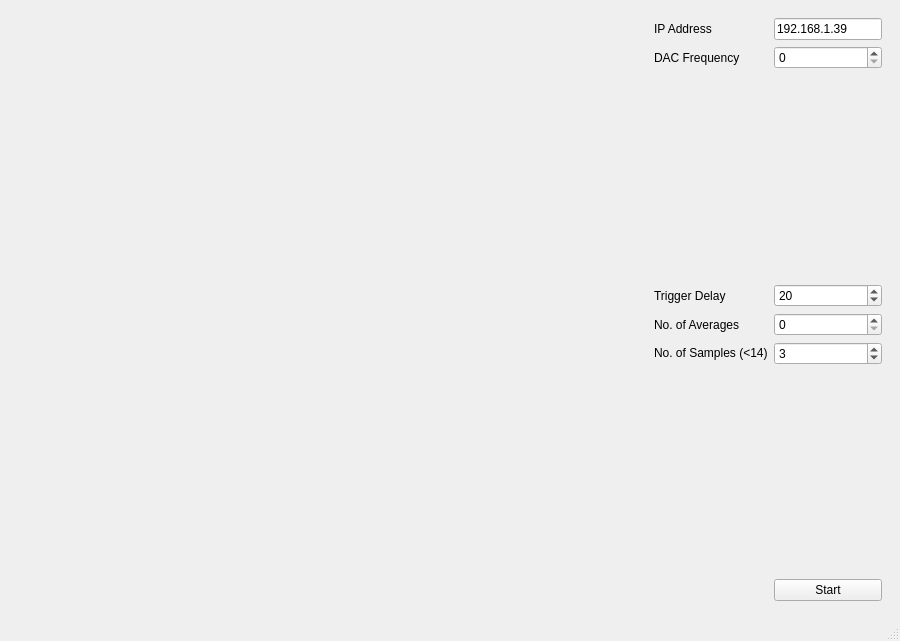
<?xml version="1.0" encoding="UTF-8"?>
<ui version="4.0">
 <class>Averager</class>
 <widget class="QMainWindow" name="Averager">
  <property name="geometry">
   <rect>
    <x>0</x>
    <y>0</y>
    <width>900</width>
    <height>641</height>
   </rect>
  </property>
  <property name="windowTitle">
   <string>MainWindow</string>
  </property>
  <widget class="QWidget" name="centralwidget">
   <property name="minimumSize">
    <size>
     <width>800</width>
     <height>600</height>
    </size>
   </property>
   <layout class="QHBoxLayout" name="horizontalLayout">
    <item>
     <widget class="QWidget" name="plotWidget" native="true">
      <property name="sizePolicy">
       <sizepolicy hsizetype="Expanding" vsizetype="Preferred">
        <horstretch>0</horstretch>
        <verstretch>0</verstretch>
       </sizepolicy>
      </property>
      <property name="minimumSize">
       <size>
        <width>0</width>
        <height>0</height>
       </size>
      </property>
      <layout class="QVBoxLayout" name="plotLayout"/>
     </widget>
    </item>
    <item>
     <widget class="QWidget" name="controlWidget" native="true">
      <property name="sizePolicy">
       <sizepolicy hsizetype="Maximum" vsizetype="Preferred">
        <horstretch>0</horstretch>
        <verstretch>0</verstretch>
       </sizepolicy>
      </property>
      <property name="minimumSize">
       <size>
        <width>200</width>
        <height>0</height>
       </size>
      </property>
      <layout class="QFormLayout" name="formLayout">
       <item row="2" column="1">
        <widget class="QSpinBox" name="txtDACF"/>
       </item>
       <item row="4" column="1">
        <widget class="QSpinBox" name="txtTD">
         <property name="value">
          <number>20</number>
         </property>
        </widget>
       </item>
       <item row="6" column="1">
        <widget class="QSpinBox" name="txtNOA"/>
       </item>
       <item row="8" column="1">
        <widget class="QSpinBox" name="txtNOS">
         <property name="value">
          <number>3</number>
         </property>
        </widget>
       </item>
       <item row="11" column="1">
        <widget class="QPushButton" name="btnStart">
         <property name="text">
          <string>Start</string>
         </property>
        </widget>
       </item>
       <item row="2" column="0">
        <widget class="QLabel" name="label">
         <property name="text">
          <string>DAC Frequency</string>
         </property>
        </widget>
       </item>
       <item row="4" column="0">
        <widget class="QLabel" name="label_2">
         <property name="text">
          <string>Trigger Delay</string>
         </property>
        </widget>
       </item>
       <item row="6" column="0">
        <widget class="QLabel" name="label_3">
         <property name="text">
          <string>No. of Averages</string>
         </property>
        </widget>
       </item>
       <item row="8" column="0">
        <widget class="QLabel" name="label_4">
         <property name="text">
          <string>No. of Samples (&lt;14)</string>
         </property>
        </widget>
       </item>
       <item row="10" column="1">
        <spacer name="verticalSpacer">
         <property name="orientation">
          <enum>Qt::Vertical</enum>
         </property>
         <property name="sizeHint" stdset="0">
          <size>
           <width>20</width>
           <height>40</height>
          </size>
         </property>
        </spacer>
       </item>
       <item row="1" column="0">
        <widget class="QLabel" name="label_5">
         <property name="text">
          <string>IP Address</string>
         </property>
        </widget>
       </item>
       <item row="1" column="1">
        <widget class="QLineEdit" name="txtIPA">
         <property name="text">
          <string>192.168.1.39</string>
         </property>
        </widget>
       </item>
       <item row="3" column="1">
        <spacer name="verticalSpacer_2">
         <property name="orientation">
          <enum>Qt::Vertical</enum>
         </property>
         <property name="sizeHint" stdset="0">
          <size>
           <width>20</width>
           <height>40</height>
          </size>
         </property>
        </spacer>
       </item>
      </layout>
      <zorder>txtDACF</zorder>
      <zorder>txtTD</zorder>
      <zorder>txtNOA</zorder>
      <zorder>txtNOS</zorder>
      <zorder>btnStart</zorder>
      <zorder>label</zorder>
      <zorder>label_2</zorder>
      <zorder>label_3</zorder>
      <zorder>label_4</zorder>
      <zorder>verticalSpacer</zorder>
      <zorder>label_5</zorder>
      <zorder>txtIPA</zorder>
      <zorder>verticalSpacer_2</zorder>
     </widget>
    </item>
   </layout>
  </widget>
  <widget class="QMenuBar" name="menubar">
   <property name="geometry">
    <rect>
     <x>0</x>
     <y>0</y>
     <width>900</width>
     <height>21</height>
    </rect>
   </property>
  </widget>
  <widget class="QStatusBar" name="statusbar"/>
 </widget>
 <resources/>
 <connections/>
</ui>
